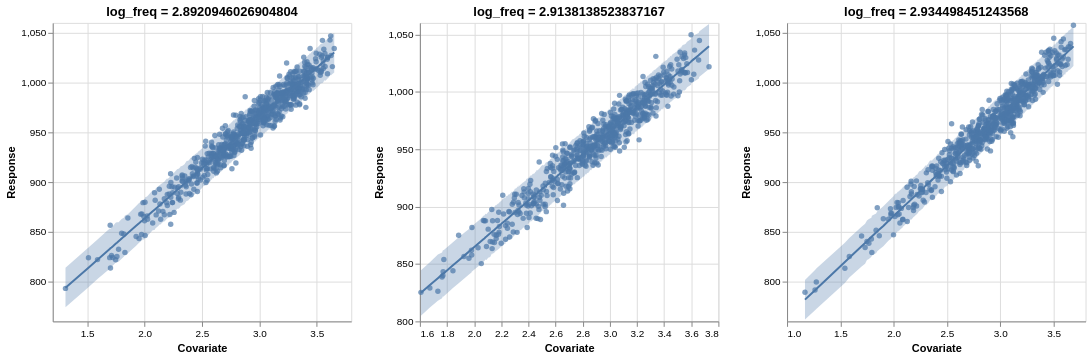

Here is the notebook cell this chart was saved with:
### Markdown cell above
# Posterior predictive checks

### Code cell
rng_key, rng_key_ = random.split(rng_key)
posterior_predictive = Predictive(model, posterior)
plots = []
for log_freq, subset in train.groupby("log_freq"):
    posterior_predictions = posterior_predictive(
        rng_key_,
        log_distance=subset.log_distance.values,
        log_freq=log_freq,
    )["signal_loss"]

    mean_posterior_pred = np.mean(posterior_predictions, axis=0)
    hpdi_posterior_pred = hpdi(posterior_predictions, 0.95)
    

    plots.append(plot_regression(
        subset.log_distance.values, subset.obs_signal_loss.values, mean_posterior_pred, hpdi_posterior_pred
    ).properties(title=f"log_freq = {log_freq}"))

alt.hconcat(*plots)

### Figure 1 — Vega-Lite specification as saved in the notebook (floating-point values rounded to 4 significant figures; data arrays with more than 128 entries replaced by an {"elided": "..."} marker saying what was removed)
{"config": {"view": {"continuousWidth": 300, "continuousHeight": 300}}, "hconcat": [{"layer": [{"mark": {"type": "circle"}, "encoding": {"x": {"field": "Covariate", "scale": {"zero": false}, "type": "quantitative"}, "y": {"field": "Response", "scale": {"zero": false}, "title": "Response", "type": "quantitative"}}}, {"mark": {"type": "line"}, "encoding": {"x": {"field": "Covariate", "type": "quantitative"}, "y": {"field": "Response (predicted)", "title": "Response", "type": "quantitative"}}}, {"mark": {"type": "area", "opacity": 0.3}, "encoding": {"x": {"field": "Covariate", "type": "quantitative"}, "y": {"field": "Response (5% confidence)", "title": "Response", "type": "quantitative"}, "y2": {"field": "Response (95% confidence)", "title": "Response"}}}], "data": {"name": "data-1ecb279205978abce1a220936a7aa31b"}, "title": "log_freq = 2.8920946026904804"}, {"layer": [{"mark": {"type": "circle"}, "encoding": {"x": {"field": "Covariate", "scale": {"zero": false}, "type": "quantitative"}, "y": {"field": "Response", "scale": {"zero": false}, "title": "Response", "type": "quantitative"}}}, {"mark": {"type": "line"}, "encoding": {"x": {"field": "Covariate", "type": "quantitative"}, "y": {"field": "Response (predicted)", "title": "Response", "type": "quantitative"}}}, {"mark": {"type": "area", "opacity": 0.3}, "encoding": {"x": {"field": "Covariate", "type": "quantitative"}, "y": {"field": "Response (5% confidence)", "title": "Response", "type": "quantitative"}, "y2": {"field": "Response (95% confidence)", "title": "Response"}}}], "data": {"name": "data-6cfd60f5df8be3d5981871fb05894c8f"}, "title": "log_freq = 2.9138138523837167"}, {"layer": [{"mark": {"type": "circle"}, "encoding": {"x": {"field": "Covariate", "scale": {"zero": false}, "type": "quantitative"}, "y": {"field": "Response", "scale": {"zero": false}, "title": "Response", "type": "quantitative"}}}, {"mark": {"type": "line"}, "encoding": {"x": {"field": "Covariate", "type": "quantitative"}, "y": {"field": "Response (predicted)", "title": "Response", "type": "quantitative"}}}, {"mark": {"type": "area", "opacity": 0.3}, "encoding": {"x": {"field": "Covariate", "type": "quantitative"}, "y": {"field": "Response (5% confidence)", "title": "Response", "type": "quantitative"}, "y2": {"field": "Response (95% confidence)", "title": "Response"}}}], "data": {"name": "data-e1738679e50fde37533f9a59b821bb7a"}, "title": "log_freq = 2.934498451243568"}], "$schema": "https://vega.github.io/schema/vega-lite/v5.17.0.json", "datasets": {"data-1ecb279205978abce1a220936a7aa31b": {"elided": "705 records"}, "data-6cfd60f5df8be3d5981871fb05894c8f": {"elided": "621 records"}, "data-e1738679e50fde37533f9a59b821bb7a": {"elided": "674 records"}}}
